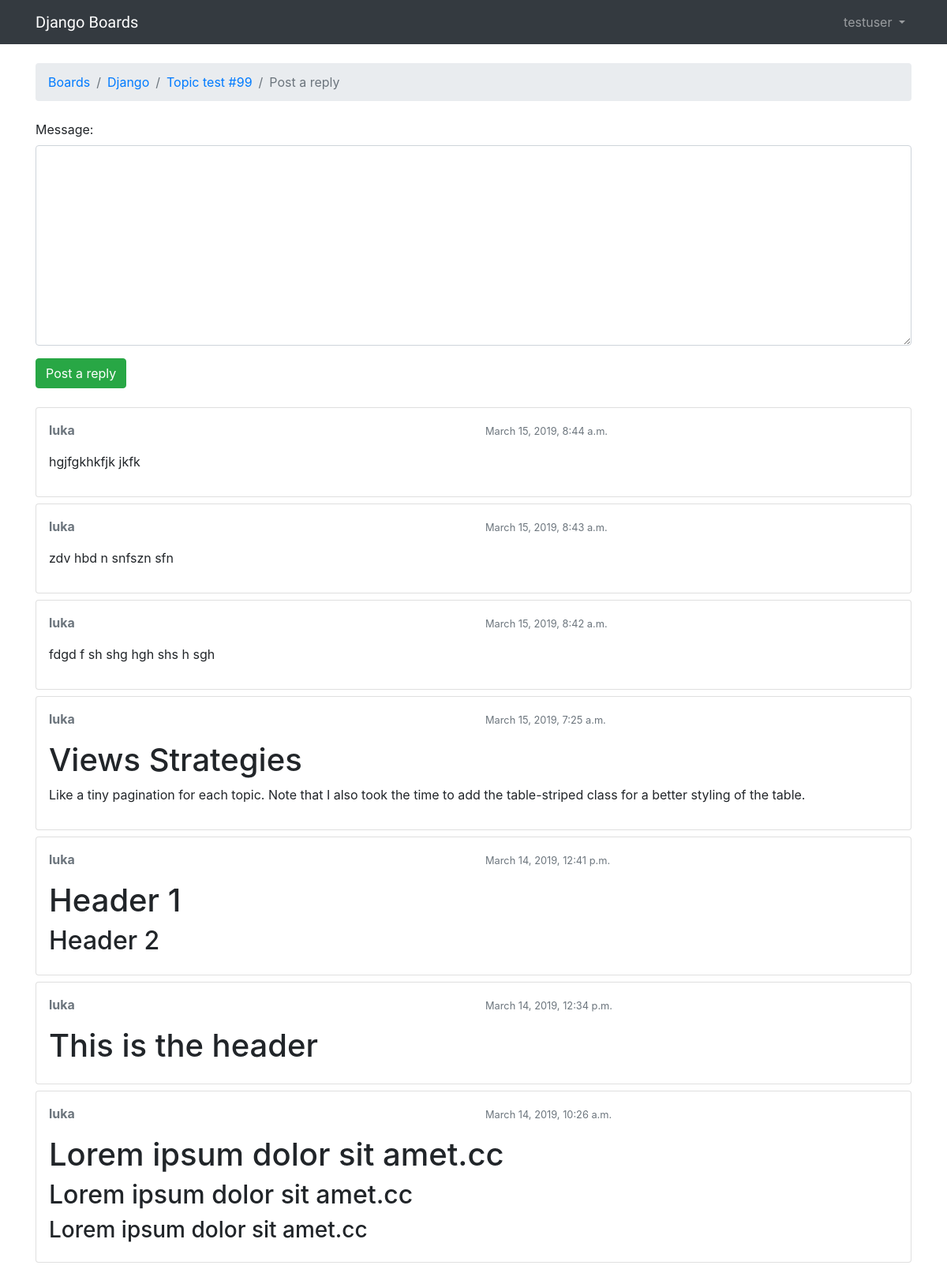
Screenshot of /boards/1/topics/103/reply/ (signed in) with the database file from the repository.
### boards/models.py (models this page shows, shortened)
class Topic(models.Model):
    subject = models.CharField(max_length=255)
    last_updated = models.DateTimeField(auto_now_add=True)
    board = models.ForeignKey(Board, related_name='topics', on_delete=models.PROTECT)
    starter = models.ForeignKey(User, related_name='topics', on_delete=models.PROTECT)
    views = models.PositiveIntegerField(default=0)
    def get_last_ten_posts(self):
        return self.posts.order_by('-created_at')[:10]

class Board(models.Model):
    name = models.CharField(max_length=30, unique=True)
    description = models.CharField(max_length=1000)

class Post(models.Model):
    message = models.TextField(max_length=4000)
    topic = models.ForeignKey(Topic, related_name='posts', on_delete=models.PROTECT)
    created_at = models.DateTimeField(auto_now_add=True)
    updated_at = models.DateTimeField(null=True)
    created_by = models.ForeignKey(User, related_name='posts', on_delete=models.PROTECT)
    updated_by = models.ForeignKey(User, null=True, related_name='+', on_delete=models.PROTECT)
    def get_message_as_markdown(self):
        return mark_safe(markdown(self.message, safe_mode='escape'))

### boards/views.py (the view)
# urls.py: re_path(r'^boards/(?P<pk>\d+)/topics/(?P<topic_pk>\d+)/reply/$', views.reply_topic, name='reply_topic'),
@login_required
def reply_topic(request, pk, topic_pk):
    topic = get_object_or_404(Topic, board__pk=pk, pk=topic_pk)
    if request.method == 'POST':
        form = PostForm(request.POST)
        if form.is_valid():
            post = form.save(commit=False)
            post.topic = topic
            post.created_by = request.user
            post.save()
            topic.last_updated = timezone.now()
            topic.save()
            topic_url = reverse('topic_posts', kwargs={'pk': pk, 'topic_pk': topic_pk})
            topic_post_url = '{url}?page={page}#{id}'.format(
                url = topic_url,
                id = post.pk,
                page = topic.get_page_count()
            )
            return redirect(topic_post_url)
    else:
        form = PostForm()
    return render(request, 'reply_topic.html', {'topic': topic, 'form': form})

### boards/forms.py
class PostForm(forms.ModelForm):
    class Meta:
        model = Post
        fields = ['message',]

### boards/templatetags/form_tags.py (called while the page is built)
@register.filter
def input_class(bound_field):
    css_class = ''
    if bound_field.form.is_bound:
        if bound_field.errors:
            css_class = 'is-invalid'
        elif field_type(bound_field) != 'PasswordInput':
            css_class = 'is-valid'
    return 'form-control {}'.format(css_class)

### templates/reply_topic.html (shortened to what this page needs)
{% extends 'base.html' %}
{% load static %}
{% block stylesheet %}
    <link rel="stylesheet" href="https://cdn.jsdelivr.net/simplemde/latest/simplemde.min.css">
{% endblock stylesheet %}
{% block breadcrumb %}
    <li class="breadcrumb-item"><a href="{% url 'home' %}">Boards</a></li>
    <li class="breadcrumb-item"><a href="{% url 'board_topics' topic.board.pk %}">{{ topic.board.name }}</a></li>
    <li class="breadcrumb-item"><a href="{% url 'topic_posts' topic.board.pk topic.pk %}">{{ topic.subject }}</a></li>
    <li class="breadcrumb-item active">Post a reply</li>
{% endblock breadcrumb %}
{% block content %}
    <form method="post" novalidate class="mb-4">
        {% include 'includes/form.html' %}
        <button type="submit" class="btn btn-success">Post a reply</button>
    </form>
    {% for post in topic.get_last_ten_posts %}
        <div class="card mb-2">
            <div class="card-body p-3">
                <div class="row mb-3">
                    <div class="col-6">
                        <strong class="text-muted">{{ post.created_by.username }}</strong>
                    </div>
                    <div class="col-6 text-rigth">
                        <small class="text-muted">{{ post.created_at }}</small>
                    </div>
                </div>
                {{ post.get_message_as_markdown }}
            </div>
        </div>
    {% endfor %}
{% endblock content %}

### templates/base.html (shortened to what this page needs)
{% load static %}
<!doctype html>
<html lang="en">
<head>
    <link rel="stylesheet" href="https://stackpath.bootstrapcdn.com/bootstrap/4.3.1/css/bootstrap.min.css">
    <link rel="stylesheet" href="{% static 'css/app.css' %}">
    {% block stylesheet %}{% endblock stylesheet %}
</head>
<body>
    {% block body %}
    <nav class="navbar navbar-expand-sm navbar-dark bg-dark">
        <div class="container">
            <a class="navbar-brand" href="{% url 'home' %}">Django Boards</a>
            <div class="collapse navbar-collapse" id="mainMenu">
                {% if user.is_authenticated %}
                    <ul class="navbar-nav ml-auto">
                        <li class="nav-item dropdown">
                            <a class="nav-link dropdown-toggle" href="#" id="userMenu" data-toggle="dropdown" aria-haspopup="true" aria-expanded="false">
                                {{ user.username }}
                            </a>
                        </li>
                    </ul>
                {% else %}
                    <form class="form-inline ml-auto">
                        <a href="{% url 'login' %}" class="btn btn-outline-secondary">Log in</a>
                        <a href="{% url 'signup' %}" class="btn btn-primary ml-2">Sing up</a>
                    </form>
                {% endif %}
            </div>
        </div>
    </nav>
    <div class="container">
        <ol class="breadcrumb my-4">
            {% block breadcrumb %}
            {% endblock breadcrumb %}
        </ol>
        {% block content %}
        {% endblock content %}
    </div>
    {% endblock body %}
</body>
</html>

### static/css/app.css (style rules this page uses)
.navbar-brand { font-family: 'Inconsolata', monospace; }

### rows the page displays
Topic: board.name "Django", subject "Topic test #99"
Post: created_by.username "luka", created_at "March 15, 2019, 8:44 a.m.", get_message_as_markdown "hgjfgkhkfjk jkfk"
Post: created_by.username "luka", created_at "March 15, 2019, 8:43 a.m.", get_message_as_markdown "zdv hbd n snfszn sfn"
Post: created_by.username "luka", created_at "March 15, 2019, 8:42 a.m.", get_message_as_markdown "fdgd f sh shg hgh shs h sgh"
Post: created_by.username "luka", created_at "March 15, 2019, 7:25 a.m.", get_message_as_markdown "Views Strategies Like a tiny pagination for each topic. Note that I also took the time to add the table-striped class for a better styling of the table."
Post: created_by.username "luka", created_at "March 14, 2019, 12:41 p.m.", get_message_as_markdown "Header 1 Header 2"
Post: created_by.username "luka", created_at "March 14, 2019, 12:34 p.m.", get_message_as_markdown "This is the header"
Post: created_by.username "luka", created_at "March 14, 2019, 10:26 a.m.", get_message_as_markdown "Lorem ipsum dolor sit amet.cc Lorem ipsum dolor sit amet.cc Lorem ipsum dolor sit amet.cc"

### other values shown
{{ user.username }} "testuser"
{{ field.label_tag }} "Message:"
